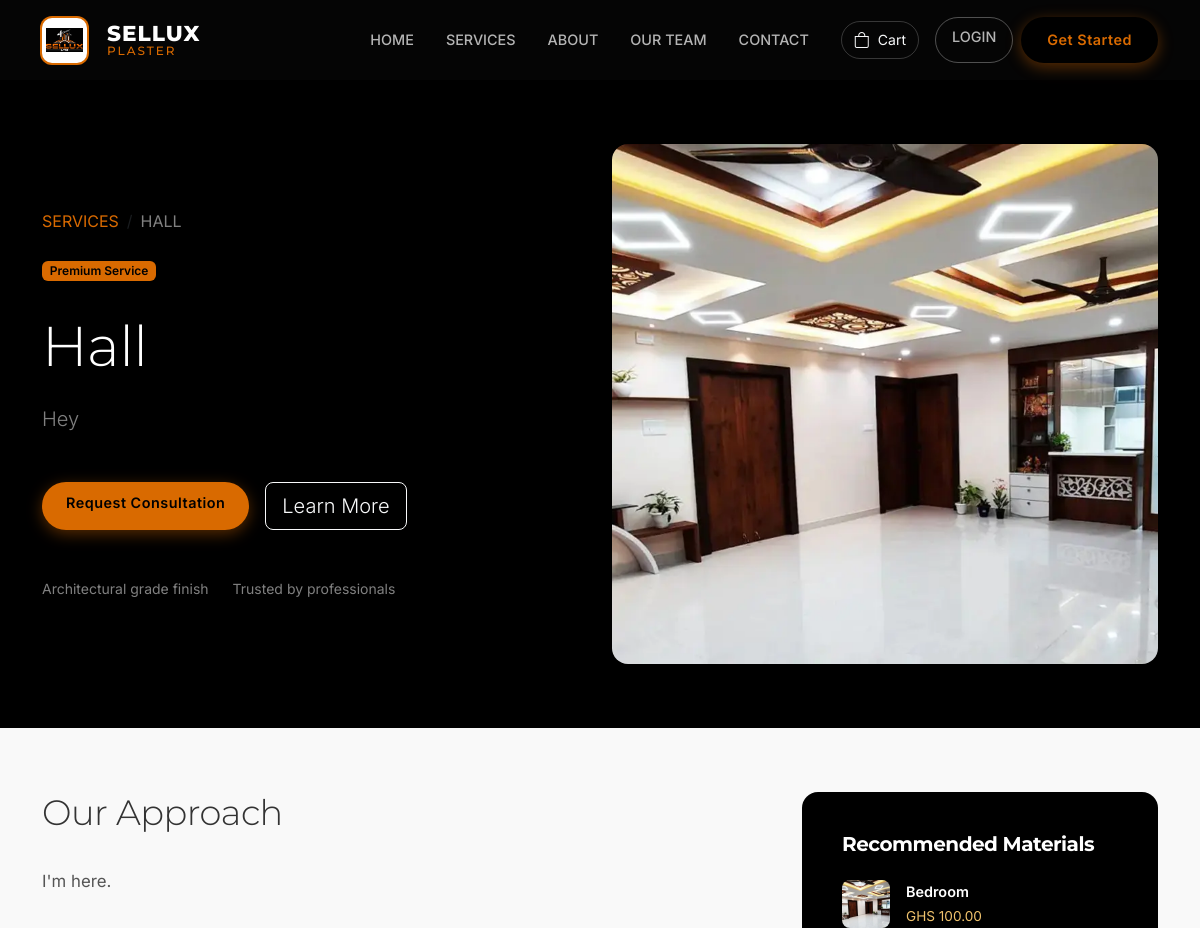
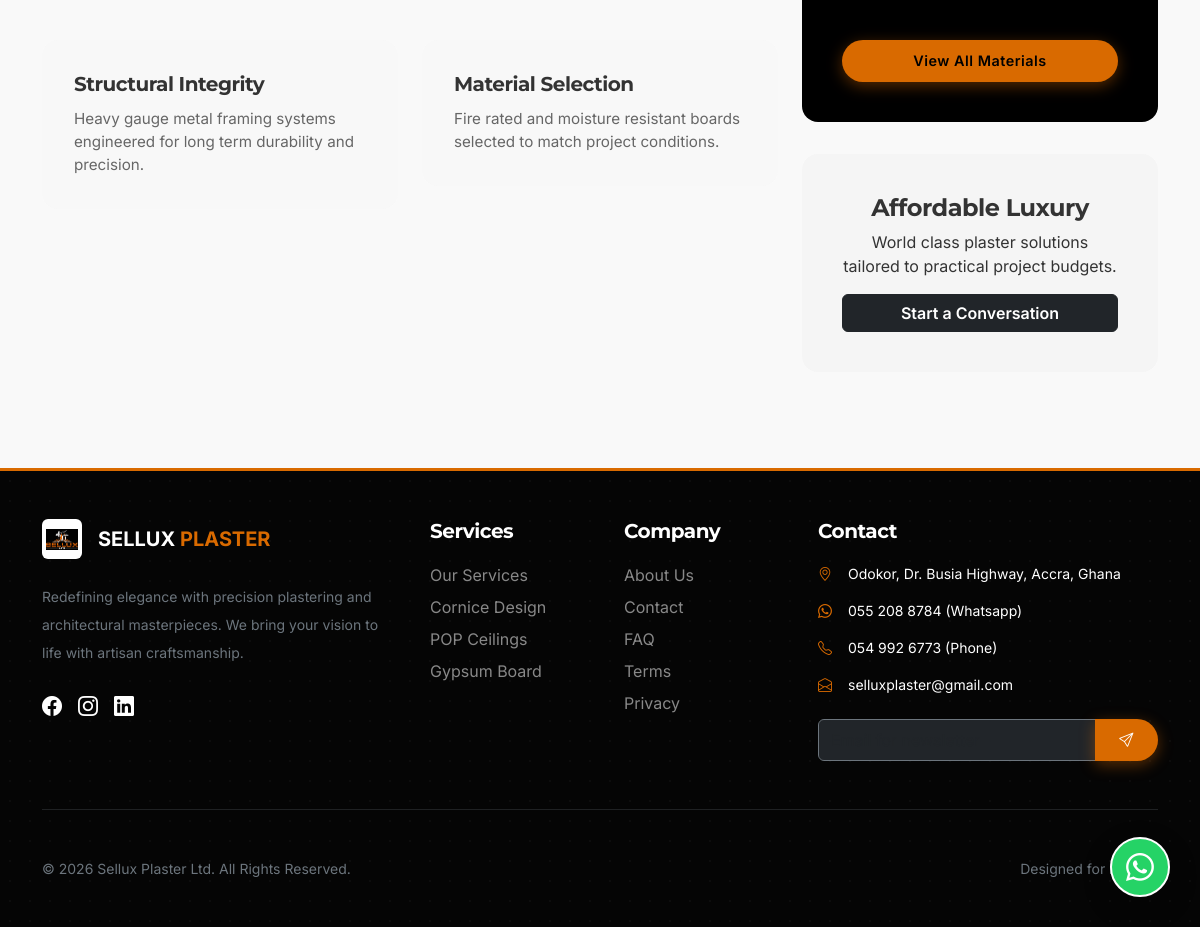
/services/hall/, run on the app's committed database (2 pictures, top to bottom).
### services/models.py (models this page shows, shortened)
class Service(models.Model):
    title = models.CharField(max_length=200)
    slug = models.SlugField(unique=True)
    icon = models.CharField(max_length=50, help_text="Bootstrap icon class name (e.g., bi-layers)")
    short_description = models.CharField(max_length=255)
    description = models.TextField()
    image = models.ImageField(upload_to='services/')
    recommended_products = models.ManyToManyField(
        'catalogue.Product',
        blank=True,
        related_name='suggested_for_services',
        help_text="Select materials from the catalogue usually required for this service."
    )
    is_active = models.BooleanField(default=True)
    order = models.PositiveIntegerField(default=0)
    class Meta:
        ordering = ['order', 'title']

### catalogue/models.py (models this page shows, shortened)
class Product(models.Model):
    category = models.ForeignKey(Category, on_delete=models.CASCADE, related_name='products')
    name = models.CharField(max_length=200)
    slug = models.SlugField(unique=True)
    description = models.TextField()
    price = models.DecimalField(max_digits=10, decimal_places=2)
    image = models.ImageField(upload_to='catalogue/products/')
    stock = models.PositiveIntegerField(default=0)
    is_available = models.BooleanField(default=True)
    created_at = models.DateTimeField(auto_now_add=True)
    updated_at = models.DateTimeField(auto_now=True)
    def get_absolute_url(self):
        return reverse('catalogue:product_detail', args=[self.slug])

### services/views.py (the view)
# urls.py: path('<slug:slug>/', ServiceDetailView.as_view(), name='service_detail'),
class ServiceDetailView(DetailView):
    model = Service
    template_name = 'services/service_detail.html'
    context_object_name = 'service'

### cart/cart.py (called while the page is built)
    def __len__(self):
        return sum(item['quantity'] for item in self.cart.values())

### core/context_processors.py (called while the page is built)
def brand_context(request):
    return {
        'brand': get_brand_info()
    }

def cart_context(request):
    return {'cart': Cart(request)}

def promotions_context(request):
    promotion = Promotion.objects.filter(is_active=True).first()
    return {'active_promotion': promotion}

### core/utils.py (called while the page is built)
def get_brand_info():
    return {
        'company_name': 'Sellux Plaster Ltd',
        'slogan': 'Home of Affordable Luxury',
        'address': 'Odokor, Dr. Busia Highway, Accra, Ghana',
        'phone_primary': '055 208 8784',
        'phone_secondary': '054 992 6773',
        'email': 'selluxplasterltd@gmail.com',
        'whatsapp': '233549926773',
    }

### templates/services/service_detail.html (shortened to what this page needs)
{% extends 'base.html' %}
{% load static %}
{% block content %}
<section class="service-hero bg-black text-white">
    <div class="container">
        <div class="row align-items-center">
            <div class="col-lg-6">
                <nav aria-label="breadcrumb" class="mb-4">
                    <ol class="breadcrumb small text-uppercase">
                        <li class="breadcrumb-item">
                            <a href="{% url 'services:service_list' %}" class="text-primary text-decoration-none">
                                Services
                            </a>
                        </li>
                        <li class="breadcrumb-item active text-white-50" aria-current="page">
                            {{ service.title }}
                        </li>
                    </ol>
                </nav>
                <span class="badge bg-primary text-black fw-semibold mb-3">
                    Premium Service
                </span>
                <h1 class="display-4 fw-light mt-3 mb-4">
                    {{ service.title }}
                </h1>
                <p class="lead text-white-50 mb-5">
                    {{ service.short_description }}
                </p>
                <div class="d-flex flex-column flex-sm-row gap-3">
                    <a href="{% url 'contact:contact_us' %}" class="btn btn-primary btn-lg fw-semibold text-black">
                        Request Consultation
                    </a>
                    <a href="#details" class="btn btn-outline-light btn-lg fw-light">
                        Learn More
                    </a>
                </div>
                <div class="d-flex gap-4 mt-5 small text-white-50">
                    <span>Architectural grade finish</span>
                    <span>Trusted by professionals</span>
                </div>
            </div>
            <div class="col-lg-6 mt-5 mt-lg-0">
                <div class="service-hero-image">
                    {% if service.image %}
                    <img src="{{ service.image.url }}" alt="{{ service.title }}" class="img-fluid">
                    {% else %}
                    <div class="placeholder-icon">
                        <i class="bi {{ service.icon|default:'bi-layers' }}"></i>
                    </div>
                    {% endif %}
                </div>
            </div>
        </div>
    </div>
</section>
<section id="details" class="service-details">
    <div class="container">
        <div class="row">
            <div class="col-lg-8">
                <h2 class="section-title">
                    Our Approach
                </h2>
                <div class="service-description">
                    {{ service.description|linebreaks }}
                </div>
                <div class="row mt-5 g-4">
                    <div class="col-md-6">
                        <div class="feature-card">
                            <h5>Structural Integrity</h5>
                            <p>
                                Heavy gauge metal framing systems engineered for long term durability and precision.
                            </p>
                        </div>
                    </div>
                    <div class="col-md-6">
                        <div class="feature-card">
                            <h5>Material Selection</h5>
                            <p>
                                Fire rated and moisture resistant boards selected to match project conditions.
                            </p>
                        </div>
                    </div>
                </div>
            </div>
            <div class="col-lg-4 mt-5 mt-lg-0">
                <div class="service-sidebar">
                    {% if service.recommended_products.all %}
                    <div class="sidebar-card dark">
                        <h5>Recommended Materials</h5>
                        {% for product in service.recommended_products.all %}
                        <a href="{{ product.get_absolute_url }}" class="product-row">
                            <img src="{{ product.image.url }}" alt="{{ product.name }}">
                            <div>
                                <span class="product-name">{{ product.name }}</span>
                                <span class="product-price">GHS {{ product.price|floatformat:2 }}</span>
                            </div>
                        </a>
                        {% endfor %}
                        <a href="{% url 'catalogue:product_list' %}" class="btn btn-primary w-100 text-black fw-semibold mt-4">
                            View All Materials
                        </a>
                    </div>
                    {% endif %}
                    <div class="sidebar-card light text-center">
                        <h4>Affordable Luxury</h4>
                        <p>
                            World class plaster solutions tailored to practical project budgets.
                        </p>
                        <a href="{% url 'contact:contact_us' %}" class="btn btn-dark w-100 fw-semibold">
                            Start a Conversation
                        </a>
                    </div>
                </div>
            </div>
        </div>
    </div>
</section>
{% endblock %}

### templates/base.html (style rules this page uses)
html, body { overflow-x: hidden; width: 100%; position: relative; }
:root { --primary-color: #d96a00; --primary-vibrant: #ff7b00; --black-onyx: #050505; --black-charcoal: #121212; --white-alabaster: #F9F9F9; --amber-glass: rgba(217, 106, 0, 0.96); --nav-height: 80px; --border-radius-pill: 50px; --shadow-float: 0 10px 30px rgba(0,0,0,0.2); --transition-smooth: all 0.4s cubic-bezier(0.4, 0, 0.2, 1); }
body { font-family: 'Inter', sans-serif; background-color: var(--white-alabaster); color: #333; -webkit-font-smoothing: antialiased; }
h1, h2, h3, h4, h5, .navbar-brand { font-family: 'Montserrat', sans-serif; font-weight: 700; letter-spacing: -0.5px; }
.btn-primary { background-color: var(--primary-color); border: none; border-radius: var(--border-radius-pill); padding: 10px 24px; font-weight: 600; font-size: 0.9rem; letter-spacing: 0.5px; box-shadow: 0 4px 15px rgba(217, 106, 0, 0.4); transition: var(--transition-smooth); color: #fff; }
.text-primary { color: var(--primary-color) !important; }
.bg-primary { background-color: var(--primary-color) !important; }

### templates/services/service_detail.html (style rules this page uses)
.service-hero { padding: 4rem 0; }
.service-details { padding: 4rem 0; }
.section-title { font-size: 2.2rem; font-weight: 300; margin-bottom: 2rem; }
.service-description { font-size: 1.05rem; line-height: 1.8; color: #555; }
.service-hero-image img { width: 100%; height: 520px; object-fit: cover; border-radius: 1rem; }
.feature-card { padding: 2rem; background: #f8f8f8; border-radius: 1rem; }
.feature-card h5 { margin-bottom: 0.75rem; }
.feature-card p { margin: 0; color: #666; font-size: 0.95rem; }
.service-sidebar { position: sticky; top: 100px; }
.sidebar-card { padding: 2.5rem; border-radius: 1rem; margin-bottom: 2rem; }
.sidebar-card.dark { background: #000; color: #fff; }
.sidebar-card.light { background: #f5f5f5; }
.sidebar-card h5 { margin-bottom: 1.5rem; }
.product-row { display: flex; align-items: center; gap: 1rem; margin-bottom: 1rem; text-decoration: none; color: inherit; }
.product-row img { width: 48px; height: 48px; object-fit: cover; border-radius: 0.5rem; }
.product-name { display: block; font-weight: 600; font-size: 0.9rem; }
.product-price { font-size: 0.85rem; color: #f0c36d; }

### data on the page
Service: title "HALL", title "Hall", short_description "Hey", image (picture), description "I'm here."
Product: image (picture), name "Bedroom", price "100.00"
